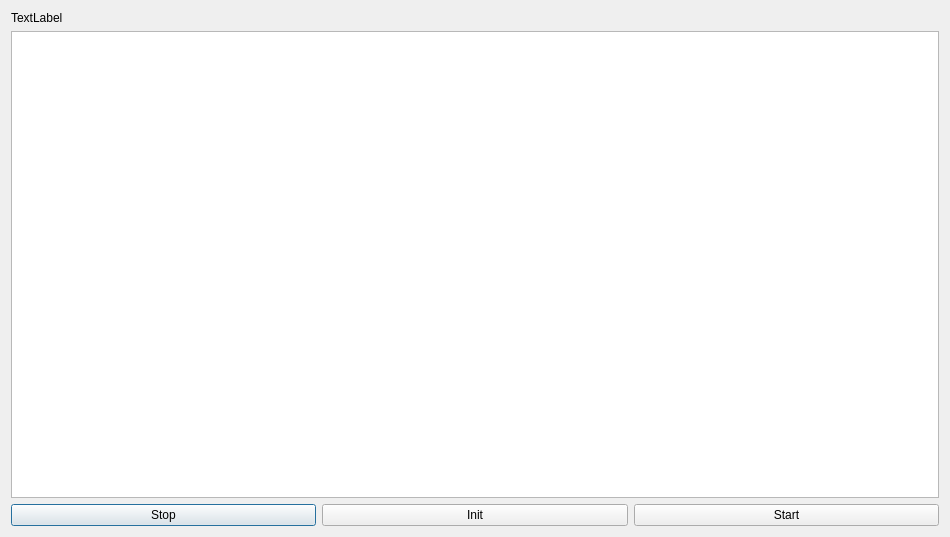
<?xml version="1.0" encoding="UTF-8"?>
<ui version="4.0">
 <class>Dialog</class>
 <widget class="QDialog" name="Dialog">
  <property name="geometry">
   <rect>
    <x>0</x>
    <y>0</y>
    <width>950</width>
    <height>537</height>
   </rect>
  </property>
  <property name="windowTitle">
   <string>Dialog</string>
  </property>
  <layout class="QVBoxLayout" name="verticalLayout">
   <item>
    <widget class="QLabel" name="dist">
     <property name="text">
      <string>TextLabel</string>
     </property>
    </widget>
   </item>
   <item>
    <widget class="QGraphicsView" name="graphicsView"/>
   </item>
   <item>
    <layout class="QHBoxLayout" name="horizontalLayout">
     <item>
      <widget class="QPushButton" name="stop">
       <property name="text">
        <string>Stop</string>
       </property>
      </widget>
     </item>
     <item>
      <widget class="QPushButton" name="init">
       <property name="text">
        <string>Init</string>
       </property>
      </widget>
     </item>
     <item>
      <widget class="QPushButton" name="start">
       <property name="text">
        <string>Start</string>
       </property>
      </widget>
     </item>
    </layout>
   </item>
  </layout>
 </widget>
 <resources/>
 <connections/>
</ui>
